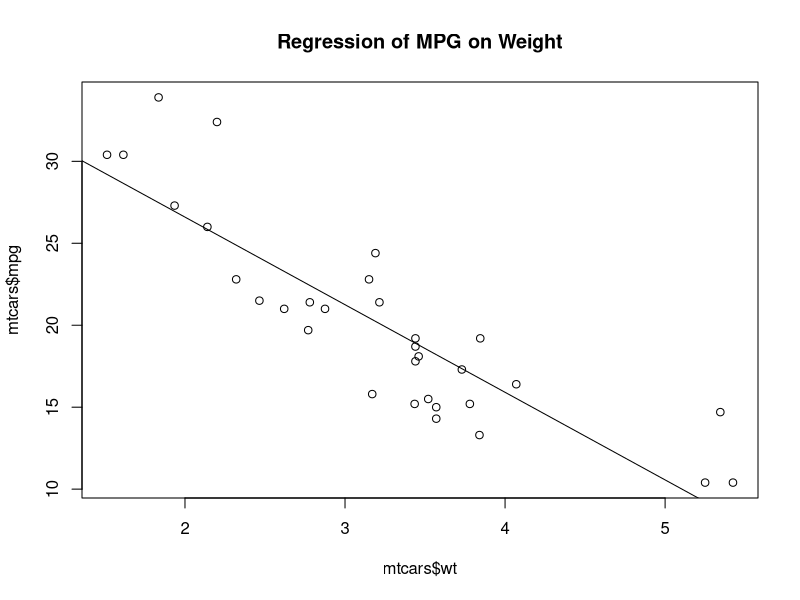
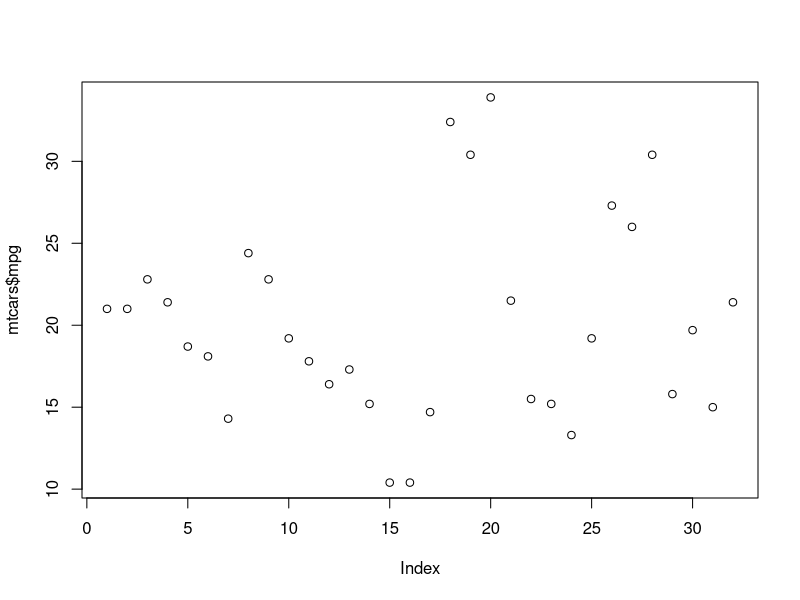
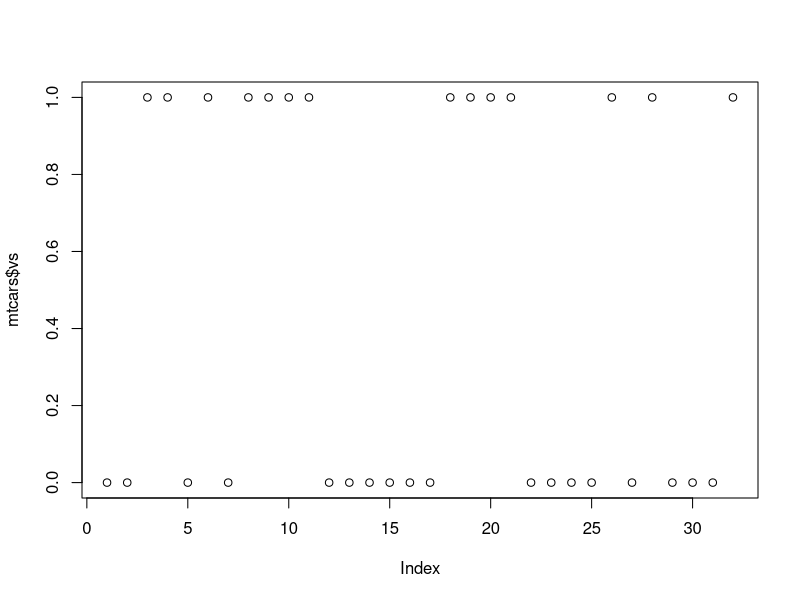
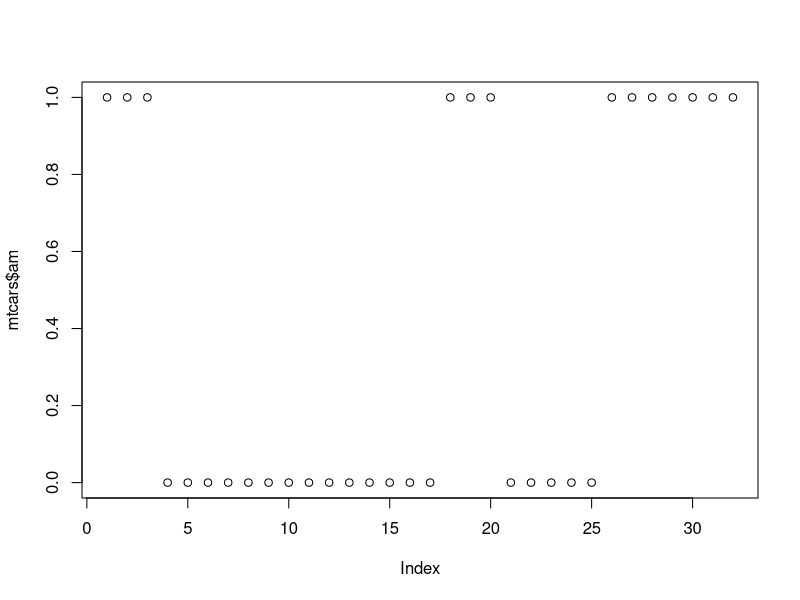
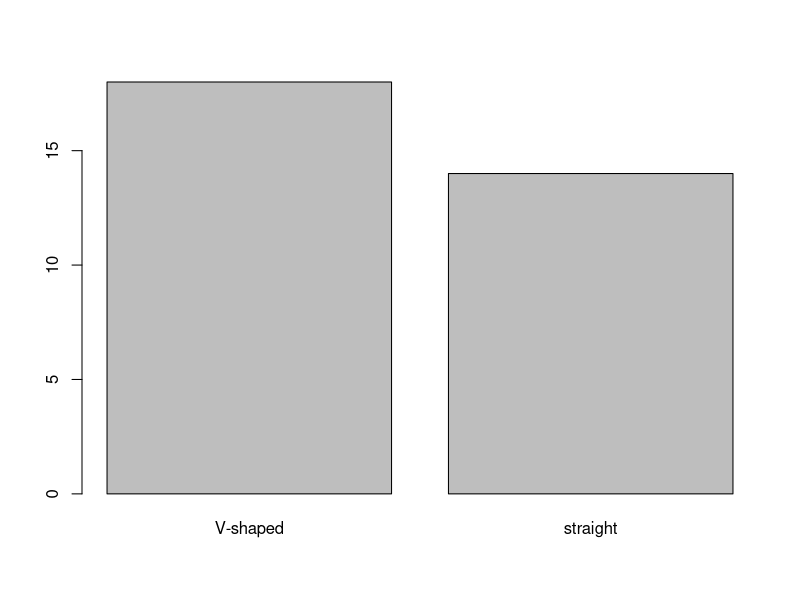
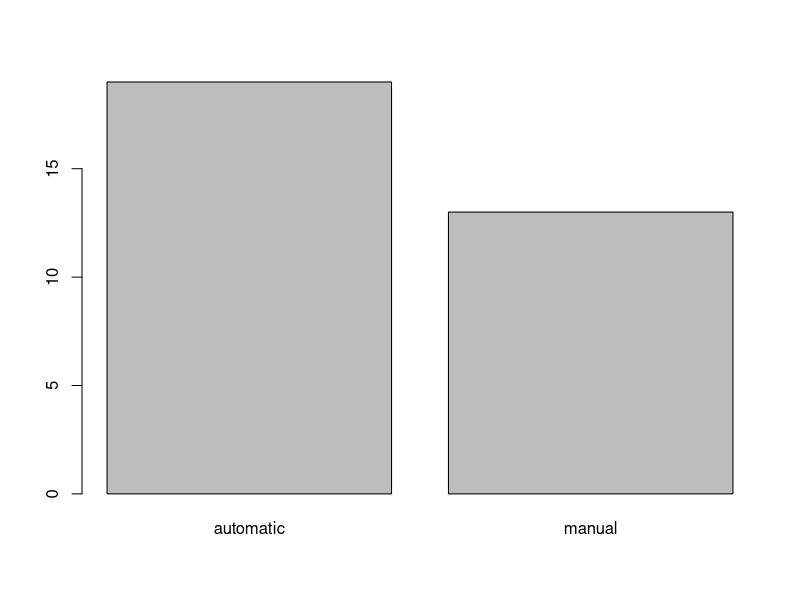
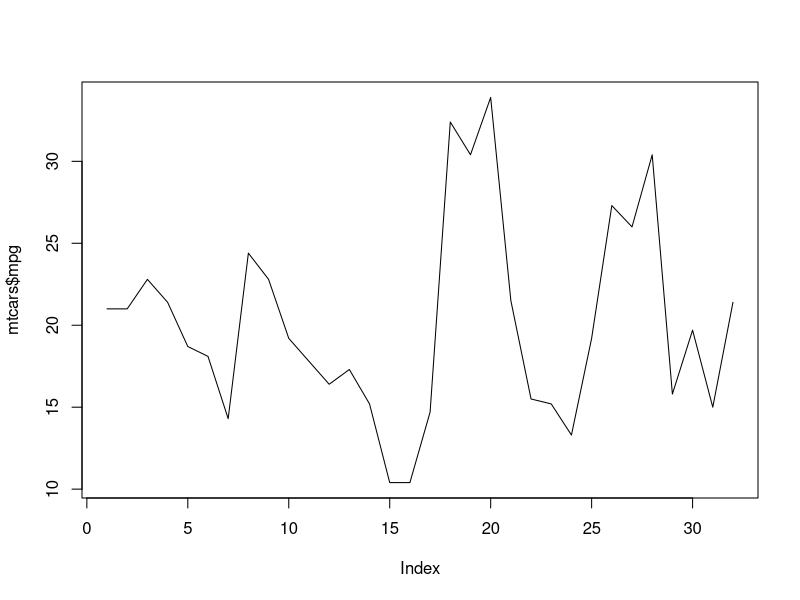
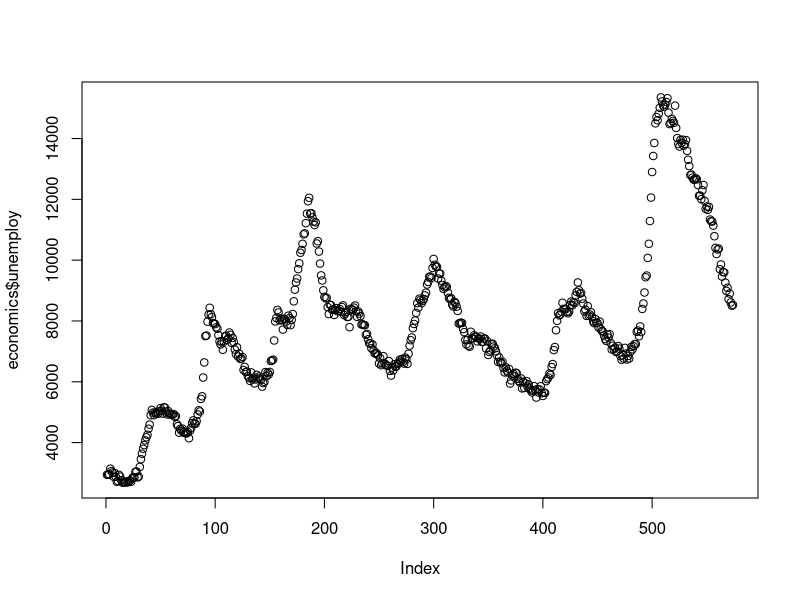

The R source for these figures, in order: (Note: this script raises an error after producing the figures.)
###################################################################
#
# R그래프 작성  Building graphs with R
#
##################################################################


#
#  Base 패키지의 그래픽 함수를 이용한 그림작성 
#  

mtcars
str(mtcars)

plot(mtcars$wt, mtcars$mpg)
abline(lm(mpg~wt, mtcars))
title("Regression of MPG on Weight")


#
#   High levelt plotting function: plot() function
#

# plot() function with one data object.

#  하나의 연속형 변수를 plot() 함수로 그래프를 작성한 경우 

plot(mtcars$mpg)
plot(mtcars$vs)
plot(mtcars$am)

# 하나의 범주형(factor) 변수를 plot() 함수로 그래프를 작성한 경우 

mtcars$vs <- factor(mtcars$vs, levels=c(0,1), labels=c("V-shaped", "straight"))
mtcars$am <- factor(mtcars$am, levels=c(0,1), labels=c("automatic", "manual"))
str(mtcars)

plot(mtcars$vs)
plot(mtcars$am)

# 시계열 분석을 위한 line chart 작성하기 

plot(mtcars$mpg, type="l")

library(ggplot2)
head(economics)
str(economics)
help(economics)
plot(economics$unemploy)
plot(economics$unemploy, type="l")

#
#  연속형 변수에 대한 high level plotting 함수의 사용 
#
#  hist() function : 연속형 변수 

hist(mtcars$mpg)
?hist
hist(mtcars$mpg, breaks=10)
hist(mtcars$mpg, breaks=10, col="blue")

hist(mtcars$vs)
hist(mtcars$cyl)

hist(economics$unemploy)

#
#  boxplot() funcion : y 축에는 연속형 변수가 사용됨 
#

boxplot(mtcars$mpg)
boxplot(mtcars$wt)
boxplot(economics$unemploy)

boxplot(mtcars$vs)

#
#  범주형 변수에 대한 high level plotting 함수의 사용 
#

# 6-1 Bar plots

install.packages("vcd")
library(vcd)

head(Arthritis)
str(Arthritis)
help("Arthritis")
summary(Arthritis)

counts <- table(Arthritis$Improved)
counts

barplot(counts, main="Simple Bar Plot",
        xlab="Improvement", ylab="Frequency")

barplot(counts, main="Horizontal Bar Plot",
        xlab="Frequency", ylab="Improvement", horiz=TRUE)

#  barplot(), plot() functions for factor vector

barplot(Arthritis$Improved, main="Simple Bar Plot",
        xlab="Improvement", ylab="Frequency")

plot(Arthritis$Improved, main="Simple Bar Plot",
     xlab="Improvement", ylab="Frequency")


#  6-2 Pie Charts

pie(counts, main="Simple Pie Chart")

slices <- c(10,12,4,16,8)
lbls <- c("US", "UK", "Aurstralia", "Germany", "France")
pie(slices, labels=lbls, main="Simple Pie Chart")

pct <- round(slices/sum(slices)*100)
lbls2 <- paste(lbls, " ", pct, "%", sep=" ")
pie (slices, labels=lbls2, col=rainbow(length(lbls2)),
     main="Pie Chart with Percentages")

#
#   이변량(bivarite) 데이터의 그래프 작성 
#

#  plot() 함수를 이용한 이변량 데이터 그래프
#  두변수가 모두 연속형인 경우: 산점도 (scatter diagrams)

plot(mtcars$wt, mtcars$mpg)
plot(mtcars$cyl, mtcars$mpg)

#  y축에 연속형 변수, x축에 팩터 변수를 사용한 경우 : boxplot
plot(mtcars$vs, mtcars$mpg)

#  여러변수들 간의 산점도 행렬 (Scatter plot matrices)

pairs(~ mpg + disp + drat + wt, data=mtcars,
      main="Basic Scatter Plot Matrix")

#
#  boxplot() 함수를 이용한 이변량 데이터 그래프 
# formula를 이용하여 연속형 변수와 범주형 변수가 사용된 경우 

boxplot(mpg~vs, data=mtcars)
boxplot(mpg~am, data=mtcars)

boxplot(mpg ~ cyl, data=mtcars, main="Car Mileage Data",
        xlab="Number of Cyliners", ylab="Miles per Gallon")

#
# barplot() 함수를 이용항 이변량 데이터 그래프 
# Stacked and Grouped Bar Plot

counts <- table(Arthritis$Improved, Arthritis$Treatment)
counts

barplot(counts, main="Stacked Bar Plot",
        xlab="Treatment", ylab="Frequency",
        col=c("red","yellow","green"), legend=rownames(counts))

barplot(counts, main="Stacked Bar Plot",
        xlab="Treatment", ylab="Frequency",
        col=c("red","yellow","green"), 
        legend=rownames(counts), beside=TRUE)

#
#  Low level plotting 함수를 사용한 그래프 작성 
#

# lines() 함수를 이용한 라인 추가

women
str(women)

fit1 <- lm(weight ~ height, data=women)
plot(women$height, women$weight, main="Scatter plot between height and weight")
lines(women$height, fit1$fitted.values,  col="blue")
lines(lowess(women$height, women$weight), col="red")

#  abline() 함수를 이용한 라인 추가

attach(mtcars)
plot(wt, mpg, main="Basic Scatter plot of MOG vs. Weights",
     xlab="Car Weight", ylab="Mile per gallon", pch=19)
abline(lm(mpg~wt), col="blue", lwd=2, lty=1)
lines(lowess(wt,mpg), col="red", lwd=2, lty=2)
detach(mtcars)



#
#  How to change graphic options (by arguments, by par() function)
#

dose <- c(20,30,40,45,60)
drugA <- c(16,20,27,40,60)
drugB <- c(15, 18, 25, 31, 40)

plot(dose, drugA, type="b")      # by arguments within a plot() function

plot(dose, drugA)

opar <- par(no.readonly = TRUE)
par(lty=2, pch=17)              # by par() functions  
plot(dose, drugA, type="b")
par(opar)

plot(dose, drugA, type="b")

plot(dose, drugA, type="b", lty=3, lwd=3, pch=15, cex=2)


#  How to deterimine colors by specifying col arguments

plot(dose, drugA, type="b", col="red")

colors()
rainbow(7)

n <- 10
mycolors <- rainbow(n)
pie(rep(1,n), labels=mycolors, col=mycolors)

#
#  그래프의 글자, 크기 및 마진 설정 
#

opar <- par(no.readonly=TRUE)
par(pin=c(2,3))
par(lwd=2, cex=1.5)
par(cex.axis=.75, font.axis=3)
plot(dose, drugA, type="b", pch=19, lty=2, col="red")
plot(dose, drugB, type="b", pch=23, lty=6, col="blue", bg="green")
par(opar)


# Adding Text, customized axes, and legends

plot (dose, drugA, type="b", col="red", lty=2, pch=2, lwd=2,
      main="Clinical Trials for Drug A", sub="This is hypothetical data",
      xlab="Dosage", ylab="Drug Response", xlim=c(0,60), ylim=c(0,70))

title(main="My Title", col.main="red", sub="My Subtitle", col.sub="blue",
      xlab="My x label", ylab="My y label", col.lab="green", cex.lab=0.75)

#  상위수준 함수에서 title, sub, labels을 지정하지 않음 

plot (dose, drugA, type="b", col="red", lty=2, pch=2, lwd=2)

title(main="Clinical Trials for Drug A", col.main="red", 
      sub="This is hypothetical data", col.sub="blue",
      xlab="Dose", ylab="Drug Response", col.lab="green", cex.lab=0.75)

# 상위수준 함수에서 ann=FALSE로 지정  

plot (dose, drugA, type="b", col="red", lty=2, pch=2, lwd=2, ann=FALSE)

title(main="Clinical Trials for Drug A", col.main="red", cex.main=2,
      sub="This is hypothetical data", col.sub="blue", cex.sub=1.5,
      xlab="Dose", ylab="Drug Response", col.lab="green")


#
#  Example of  Adding text, customized axes, and legends
# 

x <- c(1:10)
y <- x
z <- 10/x
opar <- par(no.readonly=TRUE)
par(mar=c(5,4,4,8) + 0.1)

plot(x,y, type="b", pch=21, col="red", yaxt="n", ann=FALSE)
lines(x,z, type="b", pch=22, col="blue", lty=2)

axis(2, at=x, labels=x, col.axis="red", las=2)
axis(4, at=z, labels=round(z, digits=2), col.axis="blue", las=2, cex.axis=0.7)

mtext("y=1/x", side=4, line=3, col="blue", las=2)

title("An Example of Creative Axes", xlab="X values", ylab="Y=X")


#  Listing3.3:   Using Legends: Comparing drugA and drugB respose

opar <- par(no.readonly=TRUE)
par(lwd=2, cex=1.5, font.lab=2)

plot(dose, drugA, type="b", pch=15, lty=1, col="red", ylim=c(0,60),
     main="DrugA vs. DrugB", xlab="Dosage", ylab="Drug Response")

lines(dose, drugB, type="b", pch=17, lty=2, col="blue")

legend ("topleft", title="Drug Type", c("A","B"), 
        lty=c(1,2), pch=c(15,17), col=c("red","blue"))

par(opar)


#  3-4-5    Text annotations

attach(mtcars)
plot(wt, mpg, pch=18, col="blue", 
     main="Mileage vs. Car Weight", xlab="Weight", ylab="Mileage")
text(wt, mpg, row.names(mtcars), cex=0.75, pos=4, col="red")
detach(mtcars)


# 3-5   Combining graphs

attach(mtcars)
opar <- par(no.readonly=TRUE)
par(mfrow=c(2,2))

plot(wt, mpg, main="Scatterplot of wt vs. mpg")
plot(wt, disp, main="Scatterplot of wt vs. disp")
hist(wt, main="Histogram of wt")
boxplot(wt, main="Boxplot of wt")

par(opar)
detach(mtcars)

# 3.5.1   Creating a figure arrangement with fine control

attach(mtcars)
opar <- par(no.readonly=TRUE)
par(fig=c(0, 0.8, 0.,0.8))

plot(mpg, wt, xlab="Miles per Gallon", ylab="Car Weight")

par(fig=c(0,0.8,0.55,1), new=TRUE)
boxplot(mpg, horizontal=TRUE, axes=FALSE)

par(fig=c(0.65, 1, 0, 0.8), new=TRUE)
boxplot(wt, axes=FALSE)

mtext("Enhanced Scatterplot", side=3, outer=TRUE, line=-3)
par(opar)
detach(mtcars)



##############################################################################
#
#    Advanced graphics with ggplot2
#
##############################################################################

library(ggplot2)

ggplot(data=mtcars, aes(x=wt, y=mpg)) + geom_point() +
  labs(title="Automobile Data", x="Weight", y="Miles per Gallon")

#   ggplot2의 그래프 작성 구조 

ggplot(data=mtcars, aes(x=wt, y=mpg))

ggplot(data=mtcars, aes(x=wt, y=mpg)) + geom_point()

ggplot(data=mtcars, aes(x=wt, y=mpg)) + geom_point() +
  labs(title="Automobile Data", x="Weight", y="Miles per Gallon")

ggplot(data=mtcars, aes(x=wt, y=mpg)) + 
  geom_point(pch=17, color="blue", size=2) +
  geom_smooth(method="lm", color="red", linetype=2) +
  labs(title="Automobile Data", x="Weight", y="Miles per Gallon")


# specifying the plot with geoms (with Salaries data)

install.packages("car")
library(car)
str(Salaries)

ggplot(Salaries, aes(x=salary)) + geom_histogram(alpha=0.5)

ggplot(Salaries, aes(x=salary)) + geom_density()
ggplot(Salaries, aes(x=salary, fill=rank)) +geom_density(alpha=0.3)

ggplot(Salaries, aes(x=rank, y=salary)) + geom_boxplot()

ggplot(Salaries, aes(x=rank, y=salary)) +
  geom_boxplot() + geom_point(position="jitter", alpha=.5) 

# Grouping by scatterplots

ggplot(data=Salaries, aes(x=yrs.since.phd, y=salary)) +
  geom_point()  

ggplot(data=Salaries, aes(x=yrs.since.phd, y=salary, color=rank)) +
  geom_point()  

ggplot(data=Salaries, aes(x=yrs.since.phd, y=salary, color=rank, shape=sex)) +
  geom_point()


# Various representation of bar charts

ggplot(Salaries, aes(x=rank)) + geom_bar()
ggplot(Salaries, aes(x=rank, fill=sex)) + geom_bar()
ggplot(Salaries, aes(x=rank)) + geom_bar(fill="red")

ggplot(Salaries, aes(x=rank, fill=sex)) +
  geom_bar(position="stack") +labs(title="position is stack")

ggplot(Salaries, aes(x=rank, fill=sex)) +
  geom_bar(position="dodge") +labs(title="position is dodge")

ggplot(Salaries, aes(x=rank, fill=sex)) +
  geom_bar(position="fill") +labs(title="position is fill")


# Faceting  (facet_wrap, facet_grid)

ggplot(Salaries, aes(x=yrs.since.phd, y=salary)) +
  geom_point() + facet_wrap(~sex)

ggplot(Salaries, aes(x=yrs.since.phd, y=salary)) +
  geom_point() + facet_grid(.~rank)

ggplot(Salaries, aes(x=yrs.since.phd, y=salary)) +
  geom_point() + facet_grid(sex~.)

ggplot(Salaries, aes(x=yrs.since.phd, y=salary, color=rank)) +
  geom_point() + facet_wrap(~sex)

ggplot(Salaries, aes(x=yrs.since.phd, y=salary)) +
  geom_point() + facet_grid(rank~sex)

ggplot(Salaries, aes(x=salary)) +
  geom_density() + facet_grid(rank~.)

ggplot(Salaries, aes(x=rank, y=salary)) +
  geom_boxplot() + facet_grid(sex~.)


# Grouping and facetting

mtcars$am <- factor(mtcars$am, levels=c(0,1), labels=c("Automatic", "Manual"))
mtcars$vs <- factor(mtcars$vs, levels=c(0,1), labels=c("V-Engine","Straight Engine"))
mtcars$cyl <- factor(mtcars$cyl)

ggplot(data=mtcars, aes(x=hp, y=mpg, shape=cyl, color=cyl)) +
  geom_point(size=3) + facet_grid(am~vs) +
  labs(title="Automobile data by Engine type", x="Horsepower", y="Mile per gallon")

# Adding Smoothed lines

ggplot(data=Salaries, aes(x=yrs.since.phd, y=salary)) +
  geom_smooth() + geom_point()

ggplot(data=Salaries, aes(x=yrs.since.phd, y=salary)) +
  geom_smooth(method="lm") + geom_point()

ggplot(Salaries, aes(x=yrs.since.phd, y=salary, linetype=sex, shape=sex, color=sex)) +
  geom_smooth(method=lm, formula=y~poly(x,2), se=FALSE, size=1) + geom_point(size=2)


# Multiple Graphs per one page

p1 <- ggplot(data=Salaries, aes(x=rank)) +geom_bar()
p2 <- ggplot(data=Salaries, aes(x=sex)) + geom_bar()
p3 <- ggplot(data=Salaries, aes(x=yrs.since.phd, y=salary)) + geom_point()

install.packages("gridExtra")
library(gridExtra)
grid.arrange(p1, p2, p3, ncol=3)


# Saving graphs

myplot <- ggplot(data=mtcars, aes(x=mpg)) +geom_histogram()
ggsave(file="mygraph.png", plot=myplot, width=5, height=4)

ggplot(data=mtcars, aes(x=mpg)) + geom_density()
ggsave(file="mygraph.pdf")

